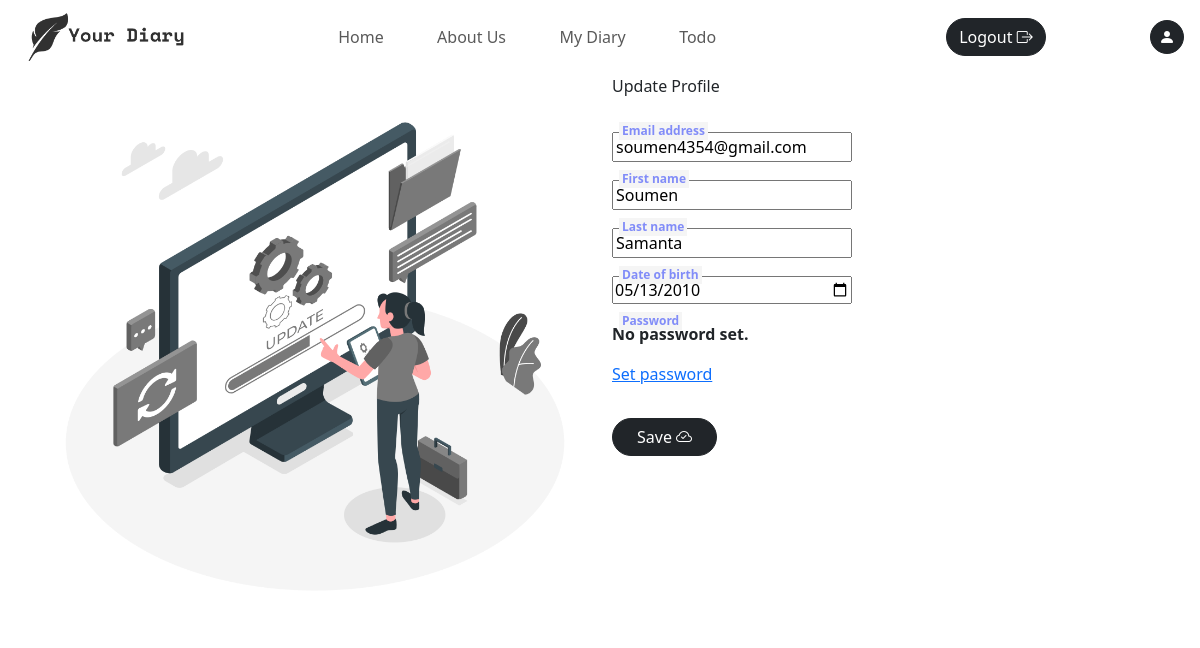
Before: /profile/update/ (signed in) with the older database file.
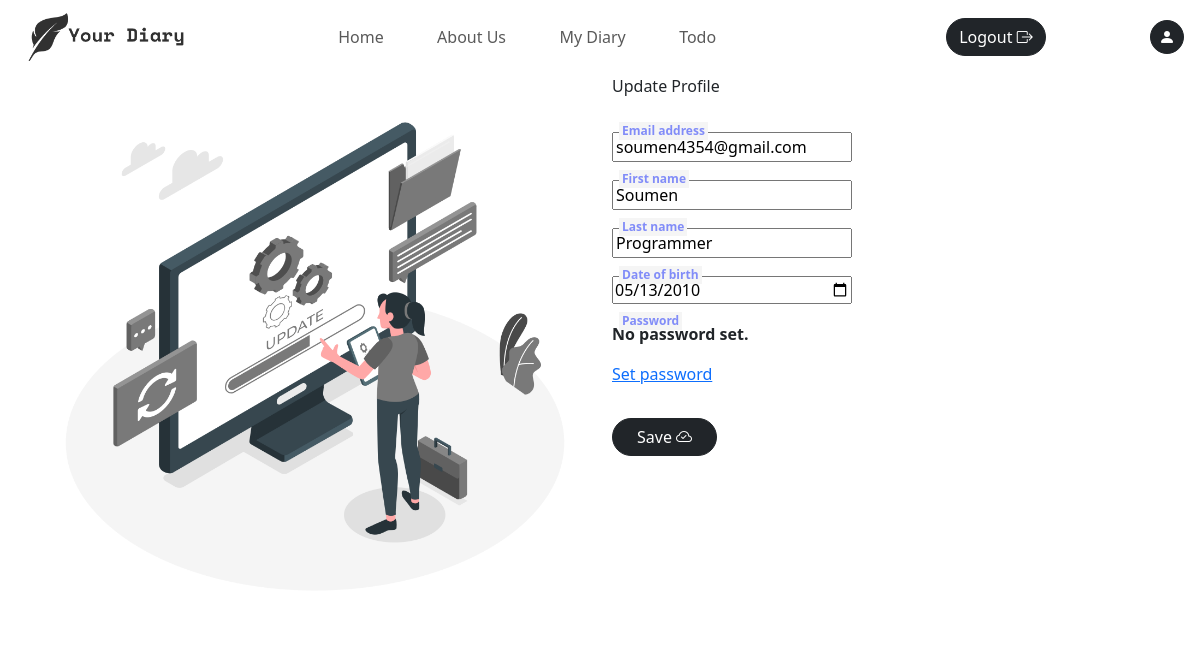
After: the same page with the newer database file.
### diary/models.py (models this page shows, shortened)
class User(AbstractBaseUser):
    email = models.EmailField(
        verbose_name="email address",
        max_length=255,
        unique=True,
    )
    first_name = models.CharField(max_length=30)
    last_name = models.CharField(max_length=30)
    date_of_birth = models.DateField()
    is_active = models.BooleanField(default=True)
    is_admin = models.BooleanField(default=False)
    objects = MyUserManager()
    USERNAME_FIELD = "email"
    REQUIRED_FIELDS = ["first_name", "last_name", "date_of_birth"]

### diary/views.py (the view)
# urls.py: path('profile/update/', views.update_profile, name="updateProfile"),
@login_required(login_url="login")
def update_profile(request):
	context = {}
	if request.method == "POST":
		form = CustomUserChangeForm(request.POST, instance=request.user)
		if form.is_valid():
			form.save()
			messages.success(request, "You have updated your profile")
			return redirect("profile")
		else:
			context["form"] = form
			messages.error(request, "Error updating your profile")
			return redirect("profile")
	else:
		form = CustomUserChangeForm(instance=request.user)
		context["form"] = form
		return render(request, "update_profile.html", context)

### diary/forms.py
class CustomUserChangeForm(UserChangeForm):
	date_of_birth = forms.DateField(widget=forms.DateInput(attrs={'type': 'date', 'range': '1900-01-01, 2021-12-31'}))
	class Meta(UserChangeForm.Meta):
		model = User
		fields = ('email', 'first_name', 'last_name', 'date_of_birth')

### diary/context_processors.py (called while the page is built)
def site(request):
	site = Site.objects.first()  # replace this with your actual query
	return {'site': site}

### diary/templates/update_profile.html (shortened to what this page needs)
{% extends "base.html" %}
{% load static %}
{% block css %}
	<link rel="stylesheet" href="{% static "css/update_profile.css" %}">
{% endblock css %}
{% block body %}
	<div class="container">
		<div class="row">
			<div class="col-sm-6">
				<img src="{% static 'media/Update-profile.png' %}" alt="Email sent" class="img-fluid">
			</div>
			<div class="col-sm-6">
				<div class="form-part">
					<p class="heading">Update Profile</p>
					<form method="post" class="update-form"  novalidate >{% csrf_token %}
						{% for field in form %}
							<div class="coolinput">
								<label for="{{field.id_for_label}}" class="text">{{field.label}}</label>
								{{field}}  <small class='text-warning'>{{field.errors|striptags}}</small>
							</div>
						{% endfor %}
						<button type="submit" class="btn btn-dark mt-3 px-4" >Save <i class="bi bi-cloud-check"></i></button>
					</form>
				</div>
			</div>
		</div>
	</div>
{% endblock body %}

Changed rows visible on the page:
changed User "No password set. Set password": last_name "Samanta" → "Programmer"
